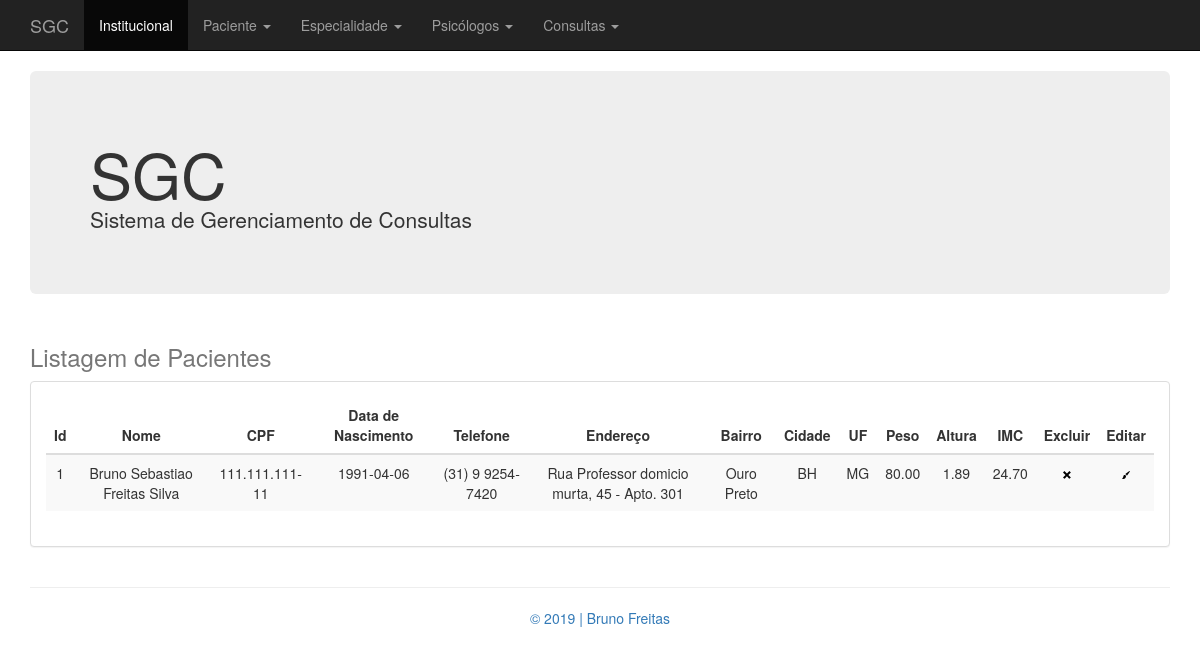
The app's page /index.php?pagina=listar_paciente.php with its own data.
### tables this page shows
CREATE TABLE IF NOT EXISTS `paciente` (
  `id_paciente` INT NOT NULL AUTO_INCREMENT COMMENT 'Id da Tabela paciente',
  `nome_paciente` VARCHAR(40) CHARACTER SET 'utf8' COLLATE 'utf8_general_ci' NOT NULL COMMENT 'Nome do Paciente',
  `cpf_paciente` VARCHAR(14) CHARACTER SET 'utf8' COLLATE 'utf8_general_ci' NOT NULL COMMENT 'CPF do Paciente - Valor Único\nSerá utilizado máscara\n999.999.999-11',
  `data_nasc_paciente` DATE NOT NULL COMMENT 'Data de Nascimento do Paciente\n99/99/9999',
  `telefone_paciente` VARCHAR(16) CHARACTER SET 'utf8' COLLATE 'utf8_general_ci' NOT NULL COMMENT 'Telefone do Paciente\nSerá utilizado máscara\n(99) 9 9999-9999',
  `endereco_paciente` VARCHAR(80) CHARACTER SET 'utf8' COLLATE 'utf8_general_ci' NOT NULL COMMENT 'Endereço do Paciente',
  `bairro_paciente` VARCHAR(40) CHARACTER SET 'utf8' COLLATE 'utf8_general_ci' NOT NULL COMMENT 'Bairro do Paciente',
  `cidade_paciente` VARCHAR(40) CHARACTER SET 'utf8' COLLATE 'utf8_general_ci' NOT NULL COMMENT 'Cidade do Paciente',
  `uf_paciente` VARCHAR(2) CHARACTER SET 'utf8' COLLATE 'utf8_general_ci' NOT NULL COMMENT 'UF do Paciente\nApenas 2 Letras\nEx.: DF',
  `peso_paciente` DECIMAL(5,2) NOT NULL COMMENT 'Peso do Paciente\nEx.: 75,5 - 110,75',
  `altura_paciente` DECIMAL(5,2) NOT NULL COMMENT 'Altura do Paciente',
  `imc_paciente` DECIMAL(5,2) NOT NULL COMMENT 'IMC do Paciente\nSerá calculado pela aplicação\nUsuário não entrará com o dado direto',
  PRIMARY KEY (`id_paciente`),
  UNIQUE INDEX `id_paciente_UNIQUE` (`id_paciente` ASC),
  UNIQUE INDEX `cpf_paciente_UNIQUE` (`cpf_paciente` ASC));

### class/Conexao.php (called while the page is built, shortened)
<?php
class Conexao {
	public static function abrirConexao() {
		$mysql_usuario = "root";
		$mysql_password = "";
		$mysql_database = "db_clinica";
		$mysql_host  = "localhost";
		$varcon = mysqli_connect($mysql_host, $mysql_usuario, $mysql_password, $mysql_database);
		if ($varcon)
			return($varcon);
		  else
			return(false);
	}
	public static function fecharConexao($varcon) {
		if(mysqli_close($varcon))
			return(true);
		else
			return(false);
	}
	public static function executaSql($strSql) {
		$linkCon = Conexao::abrirConexao();
		$resultado = mysqli_query($linkCon, $strSql);
	   	return $resultado;
	}
}

### class/Paciente.php (called while the page is built, shortened)
<?php
include "Conexao.php";
class Paciente {
    private $idPaciente;
    private $nomePaciente;
    private $cpfPaciente;
    private $dataNascimentoPaciente;
    private $telefonePaciente;
    private $enderecoPaciente;
    private $bairroPaciente;
    private $cidadePaciente;
    private $ufPaciente;
    private $pesoPaciente;
    private $alturaPaciente;
    private $imcPaciente;
    public function getIdPaciente() {
        return $this->idPaciente;
    }
    public function setIdPaciente($idPaciente) {
        $this->idPaciente = $idPaciente;
    }
    public function getNomePaciente() {
        return $this->nomePaciente;
    }
    public function setNomePaciente($nomePaciente) {
        $this->nomePaciente = $nomePaciente;
    }
    public function getCpfPaciente() {
        return $this->cpfPaciente;
    }
    public function setCpfPaciente($cpfPaciente) {
        $this->cpfPaciente = $cpfPaciente;
    }
    public function getDataNascimentoPaciente() {
        return $this->dataNascimentoPaciente;
    }
    public function setDataNascimentoPaciente($dataNascimentoPaciente) {
        $this->dataNascimentoPaciente = $dataNascimentoPaciente;
    }
    public function getTelefonePaciente() {
        return $this->telefonePaciente;
    }
    public function setTelefonePaciente($telefonePaciente) {
        $this->telefonePaciente = $telefonePaciente;
    }
    public function getEnderecoPaciente() {
        return $this->enderecoPaciente;
    }
    public function setEnderecoPaciente($enderecoPaciente) {
        $this->enderecoPaciente = $enderecoPaciente;
    }
    public function getBairroPaciente() {
        return $this->bairroPaciente;
    }
    public function setBairroPaciente($bairroPaciente) {
        $this->bairroPaciente = $bairroPaciente;
    }
    public function getCidadePaciente() {
        return $this->cidadePaciente;
    }
    public function setCidadePaciente($cidadePaciente) {
        $this->cidadePaciente = $cidadePaciente;
    }
    public function getUfPaciente() {
        return $this->ufPaciente;
    }
    public function setUfPaciente($ufPaciente) {
        $this->ufPaciente = $ufPaciente;
    }
    public function getPesoPaciente() {
        return $this->pesoPaciente;
    }
    public function setPesoPaciente($pesoPaciente) {
        $this->pesoPaciente = $pesoPaciente;
    }
    public function getAlturaPaciente() {
        return $this->alturaPaciente;
    }
    public function setAlturaPaciente($alturaPaciente) {
        $this->alturaPaciente = $alturaPaciente;
    }
    public function getImcPaciente() {
        return $this->imcPaciente;
    }
    public function setImcPaciente($imcPaciente) {
        $this->imcPaciente = $imcPaciente;
    }
    public function listarPaciente() {
        $strSql = "SELECT * FROM paciente";
        $rs = Conexao::executaSql($strSql);
        return $rs;
    }
}

### listar_paciente.php (the view)
<?php
    include 'class/Paciente.php';
    $paciente = new Paciente();
    $consulta = $paciente->listarPaciente();
?>
<div class="container">
    <div class="header clearfix">
        <h3 class="text-muted">Listagem de Pacientes</h3>
    </div>
    <div class="row">
        <div class="col-md-12">
            <div class="panel panel-default">
                <div class="panel-body">
                    <div class="table-responsive">
                        <table class="table cabecalho table-striped" >
                            <thead>
                                <tr>
                                    <th class="cabecalho">Id</th>
                                    <th class="cabecalho">Nome</th>
                                    <th class="cabecalho">CPF</th>
                                    <th class="cabecalho">Data de Nascimento</th>
                                    <th class="cabecalho">Telefone</th>
                                    <th class="cabecalho">Endereço</th>
                                    <th class="cabecalho">Bairro</th>
                                    <th class="cabecalho">Cidade</th>
                                    <th class="cabecalho">UF</th>
                                    <th class="cabecalho">Peso</th>
                                    <th class="cabecalho">Altura</th>
                                    <th class="cabecalho">IMC</th>
                                    <th class="cabecalho">Excluir</th>
                                    <th class="cabecalho">Editar</th>
                                </tr>
                            </thead>
                            <?php
                            while($linha = mysqli_fetch_array($consulta, MYSQLI_ASSOC)) {
                                $paciente->setIdPaciente($linha['id_paciente']);
                                $paciente->setNomePaciente($linha['nome_paciente']);
                                $paciente->setCpfPaciente($linha['cpf_paciente']);
                                $paciente->setDataNascimentoPaciente($linha['data_nasc_paciente']);
                                $paciente->setTelefonePaciente($linha['telefone_paciente']);
                                $paciente->setEnderecoPaciente($linha['endereco_paciente']);
                                $paciente->setBairroPaciente($linha['bairro_paciente']);
                                $paciente->setCidadePaciente($linha['cidade_paciente']);
                                $paciente->setUfPaciente($linha['uf_paciente']);
                                $paciente->setPesoPaciente($linha['peso_paciente']);
                                $paciente->setAlturaPaciente($linha['altura_paciente']);
                                $paciente->setImcPaciente($linha['imc_paciente']);
                                $alert = 'msgConfirmaDeletePaciente('.$paciente->getIdPaciente().')';
                                echo '
                                <tbody>
                                    <tr>
                                        <td>'.$paciente->getIdPaciente().'</td>
                                        <td>'.$paciente->getNomePaciente().'</td>
                                        <td>'.$paciente->getCpfPaciente().'</td>
                                        <td>'.$paciente->getDataNascimentoPaciente().'</td>
                                        <td>'.$paciente->getTelefonePaciente().'</td>
                                        <td>'.$paciente->getEnderecoPaciente().'</td>
                                        <td>'.$paciente->getBairroPaciente().'</td>
                                        <td>'.$paciente->getCidadePaciente().'</td>
                                        <td>'.$paciente->getUfPaciente().'</td>
                                        <td>'.$paciente->getPesoPaciente().'</td>
                                        <td>'.$paciente->getAlturaPaciente().'</td>
                                        <td>'.$paciente->getImcPaciente().'</td>
                                        <td><a href="javascript:void(null);" onclick="'.$alert.'"><img src="icones/open-iconic/svg/x.svg" alt="remover"></a></td>
                                        <td><a href="index.php?pagina=atualizar_paciente.php&idPaciente='.$paciente->getIdPaciente().'"><img src="icones/open-iconic/svg/brush.svg" alt="editar"></a></td>
                                    </tr>
                                </tbody>';
                            }
                            ?>
                        </table>
                    </div>
                </div>
            </div>
        </div>
    </div>
</div>

### css/estilo.css (style rules this page uses)
.cabecalho { text-align: center }

### records on screen
paciente: id_paciente "1", nome_paciente "Bruno Sebastiao Freitas Silva", cpf_paciente "111.111.111-11", data_nasc_paciente "1991-04-06", telefone_paciente "(31) 9 9254-7420", endereco_paciente "Rua Professor domicio murta, 45 - Apto. 301", bairro_paciente "Ouro Preto", cidade_paciente "BH", uf_paciente "MG", peso_paciente "80.00", altura_paciente "1.89", imc_paciente "24.70"
